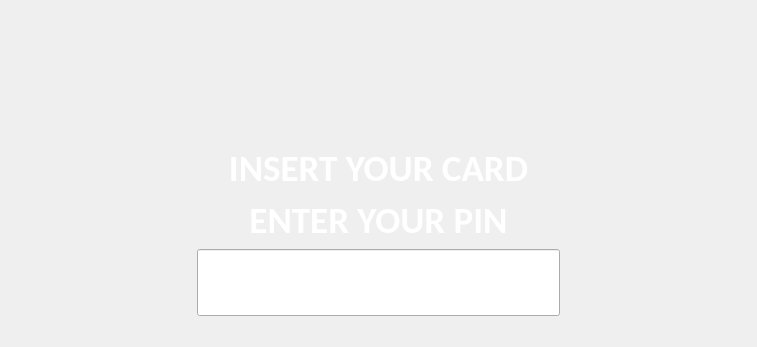
        <widget class="QWidget" name="page">
         <layout class="QGridLayout" name="gridLayout_10">
          <item row="0" column="0">
           <layout class="QGridLayout" name="gridLayout_9">
            <item row="5" column="2">
             <widget class="QLineEdit" name="card_pin_text">
              <property name="font">
               <font>
                <family>Calibri</family>
                <pointsize>36</pointsize>
               </font>
              </property>
              <property name="styleSheet">
               <string notr="true">:disabled{
color: black;
}
</string>
              </property>
              <property name="echoMode">
               <enum>QLineEdit::Password</enum>
              </property>
              <property name="alignment">
               <set>Qt::AlignCenter</set>
              </property>
             </widget>
            </item>
            <item row="5" column="4">
             <spacer name="horizontalSpacer_4">
              <property name="orientation">
               <enum>Qt::Horizontal</enum>
              </property>
              <property name="sizeType">
               <enum>QSizePolicy::Fixed</enum>
              </property>
              <property name="sizeHint" stdset="0">
               <size>
                <width>150</width>
                <height>20</height>
               </size>
              </property>
             </spacer>
            </item>
            <item row="2" column="1" colspan="3">
             <widget class="QLabel" name="label_insert_card_invitation">
              <property name="font">
               <font>
                <family>Calibri</family>
                <pointsize>28</pointsize>
                <weight>75</weight>
                <bold>true</bold>
               </font>
              </property>
              <property name="styleSheet">
               <string notr="true">color: white;</string>
              </property>
              <property name="text">
               <string>INSERT YOUR CARD</string>
              </property>
              <property name="alignment">
               <set>Qt::AlignCenter</set>
              </property>
             </widget>
            </item>
            <item row="5" column="0">
             <spacer name="horizontalSpacer_3">
              <property name="orientation">
               <enum>Qt::Horizontal</enum>
              </property>
              <property name="sizeType">
               <enum>QSizePolicy::Fixed</enum>
              </property>
              <property name="sizeHint" stdset="0">
               <size>
                <width>150</width>
                <height>20</height>
               </size>
              </property>
             </spacer>
            </item>
            <item row="4" column="1" colspan="3">
             <widget class="QLabel" name="labe_pin">
              <property name="font">
               <font>
                <family>Calibri</family>
                <pointsize>28</pointsize>
                <weight>75</weight>
                <bold>true</bold>
               </font>
              </property>
              <property name="styleSheet">
               <string notr="true">color: white;</string>
              </property>
              <property name="text">
               <string>ENTER YOUR PIN</string>
              </property>
              <property name="alignment">
               <set>Qt::AlignCenter</set>
              </property>
             </widget>
            </item>
            <item row="1" column="2">
             <spacer name="verticalSpacer_11">
              <property name="orientation">
               <enum>Qt::Vertical</enum>
              </property>
              <property name="sizeHint" stdset="0">
               <size>
                <width>20</width>
                <height>114</height>
               </size>
              </property>
             </spacer>
            </item>
            <item row="5" column="3">
             <spacer name="horizontalSpacer_17">
              <property name="orientation">
               <enum>Qt::Horizontal</enum>
              </property>
              <property name="sizeType">
               <enum>QSizePolicy::Fixed</enum>
              </property>
              <property name="sizeHint" stdset="0">
               <size>
                <width>30</width>
                <height>20</height>
               </size>
              </property>
             </spacer>
            </item>
            <item row="0" column="1" colspan="3">
             <widget class="QLabel" name="label_4">
              <property name="text">
               <string/>
              </property>
              <property name="pixmap">
               <pixmap resource="Assets.qrc">:/my/assets/logo_mid.png</pixmap>
              </property>
              <property name="scaledContents">
               <bool>false</bool>
              </property>
              <property name="alignment">
               <set>Qt::AlignCenter</set>
              </property>
             </widget>
            </item>
            <item row="5" column="1">
             <spacer name="horizontalSpacer_16">
              <property name="orientation">
               <enum>Qt::Horizontal</enum>
              </property>
              <property name="sizeType">
               <enum>QSizePolicy::Fixed</enum>
              </property>
              <property name="sizeHint" stdset="0">
               <size>
                <width>30</width>
                <height>20</height>
               </size>
              </property>
             </spacer>
            </item>
            <item row="7" column="2">
             <spacer name="verticalSpacer">
              <property name="orientation">
               <enum>Qt::Vertical</enum>
              </property>
              <property name="sizeType">
               <enum>QSizePolicy::Fixed</enum>
              </property>
              <property name="sizeHint" stdset="0">
               <size>
                <width>20</width>
                <height>20</height>
               </size>
              </property>
             </spacer>
            </item>
           </layout>
          </item>
         </layout>
        </widget>
